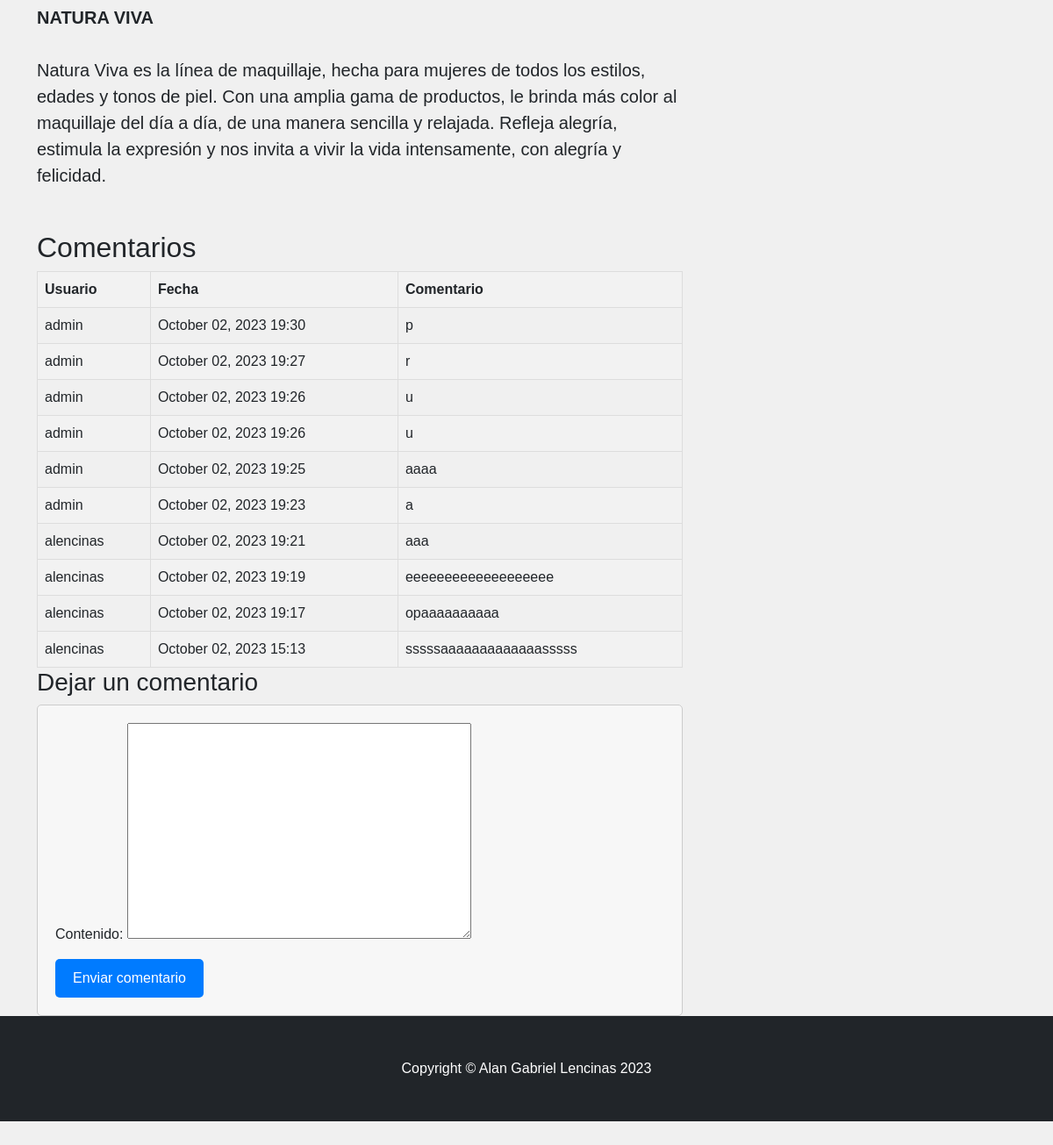
Page /AppCoder/blog (lower part) on the earlier database version.
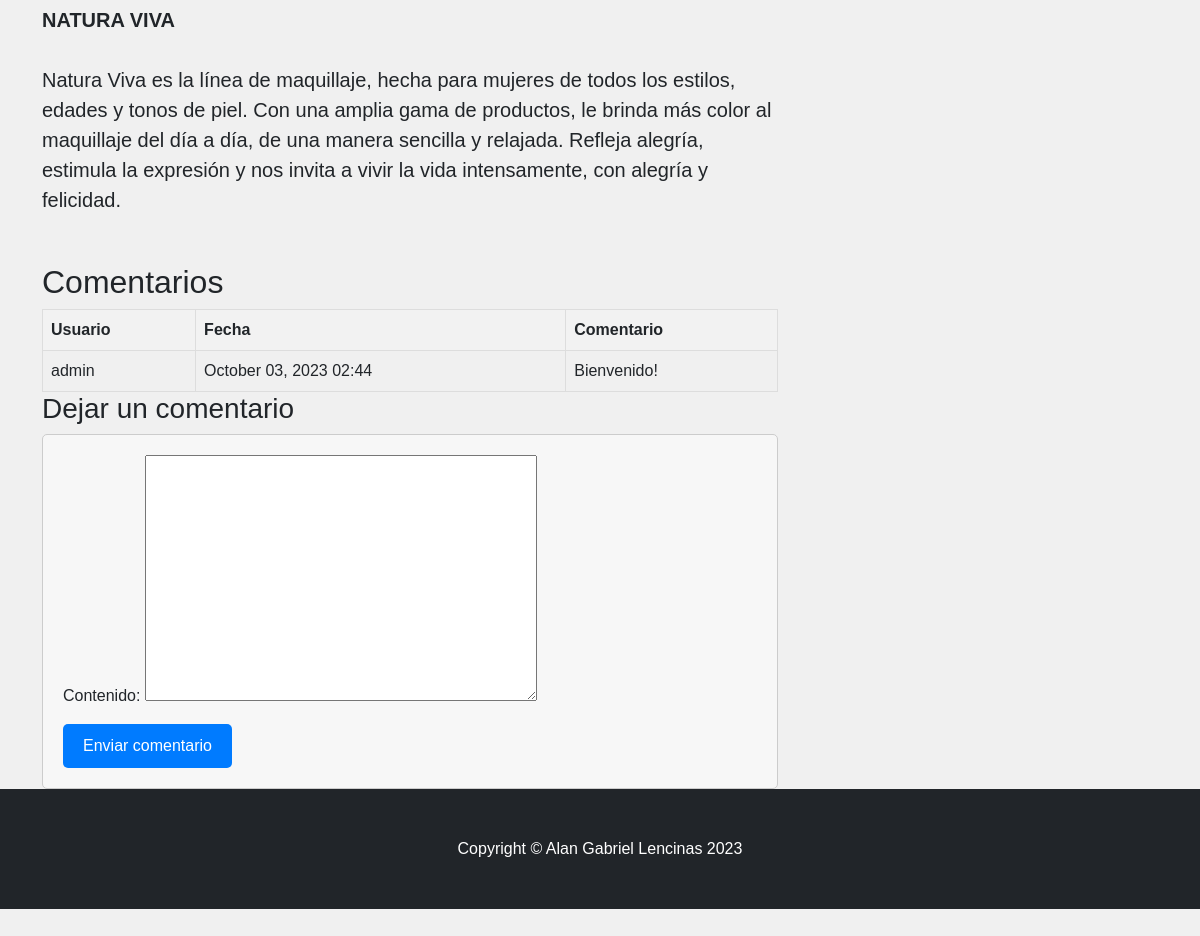
Same page on the later database version.
### MiBlog/models.py (models this page shows, shortened)
class Mensaje(models.Model):
    autor = models.ForeignKey(User, on_delete=models.CASCADE)
    contenido = models.TextField()
    fecha_publicacion = models.DateTimeField(auto_now_add=True)

### MiBlog/views.py (the view)
# urls.py: path('blog', inicio1, name= 'blog' ),
def inicio1(request):
    mensaje_form=MensajeForm()
    return render(request, 'MiBlog/blog.html', {"avatar": obtenerAvatar(request), 'mensaje_form': mensaje_form, 'mensajes': Mensaje.objects.all().order_by('-fecha_publicacion')[:10]})

### MiBlog/forms.py
class MensajeForm(forms.ModelForm):
    class Meta:
        model = Mensaje
        fields = ['contenido']

### AppCoder/views.py (called while the page is built)
def obtenerAvatar(request):
    avatares=Avatar.objects.filter(user=request.user.id)
    if len(avatares)!=0 and avatares[0].imagen:
        return avatares[0].imagen.url
    else:
        return "/media/avatars/avatarpordefecto.png"

### MiBlog/templates/MiBlog/blog.html (shortened to what this page needs)
{% extends 'MiBlog/padre2.html' %}
{% load static %}
{% block contenido_que_cambia %}
<!DOCTYPE html>
<html lang="en">
    <head>
        {% load static %}
        <link href="css/styles.css" rel="stylesheet" />
        <link href="{% static 'MiBlog/css/styles.css' %}" rel="stylesheet" />
    </head>
    <body>
        <div class="container mt-5">
            <div class="row">
                <div class="col-lg-8">
                    <article>
                        <section class="mb-5">
                            <p class="fs-5 mb-4"><b>NATURA VIVA </b><br></br>Natura Viva es la línea de maquillaje, hecha para mujeres de todos los estilos, edades y tonos de piel. Con una amplia gama de productos, le brinda más color al maquillaje del día a día, de una manera sencilla y relajada. Refleja alegría, estimula la expresión y nos invita a vivir la vida intensamente, con alegría y felicidad.</p>
                        </section>
                    </article>
                    <h2>Comentarios</h2>
                    {% if mensajes %}
                    <div class="comments">
                        <table class="comment-table">
                            <thead>
                                <tr>
                                    <th>Usuario</th>
                                    <th>Fecha</th>
                                    <th>Comentario</th>
                                </tr>
                            </thead>
                            <tbody>
                                {% for comentario in mensajes %}
                                <tr>
                                    <td>{{ comentario.autor.username }}</td>
                                    <td>{{ comentario.fecha_publicacion|date:"F d, Y H:i" }}</td>
                                    <td>{{ comentario.contenido }}</td>
                                </tr>
                                {% empty %}
                                <tr>
                                    <td colspan="4">No hay comentarios todavía.</td>
                                </tr>
                                {% endfor %}
                            </tbody>
                        </table>
                    </div>
                    {% else %}
                    <p>No hay comentarios todavía.</p>
                    {% endif %}
                    <div class="leave-comment">
                        <h3>Dejar un comentario</h3>
                        <form method="post" action="{% url 'dejar_mensaje' %}" class="comment-form">
                            {{ mensaje_form.as_p }}
                            <input type="submit" value="Enviar comentario" />
                        </form>
                    </div>
                </div>
            </div>
        </div>
        <footer class="py-5 bg-dark">
            <div class="container"><p class="m-0 text-center text-white">Copyright &copy; Alan Gabriel Lencinas 2023</p></div>
        </footer>
    </body>
</html>
{% endblock %}

Differences in the rows shown:
removed Mensaje: autor.username "admin", fecha_publicacion "October 02, 2023 19:30", contenido "p"
removed Mensaje: autor.username "admin", fecha_publicacion "October 02, 2023 19:27", contenido "r"
removed Mensaje: autor.username "admin", fecha_publicacion "October 02, 2023 19:26", contenido "u"
removed Mensaje: autor.username "admin", fecha_publicacion "October 02, 2023 19:26", contenido "u"
removed Mensaje: autor.username "admin", fecha_publicacion "October 02, 2023 19:25", contenido "aaaa"
removed Mensaje: autor.username "admin", fecha_publicacion "October 02, 2023 19:23", contenido "a"
removed Mensaje: autor.username "alencinas", fecha_publicacion "October 02, 2023 19:21", contenido "aaa"
removed Mensaje: autor.username "alencinas", fecha_publicacion "October 02, 2023 19:19", contenido "eeeeeeeeeeeeeeeeeee"
removed Mensaje: autor.username "alencinas", fecha_publicacion "October 02, 2023 19:17", contenido "opaaaaaaaaaa"
removed Mensaje: autor.username "alencinas", fecha_publicacion "October 02, 2023 15:13", contenido "sssssaaaaaaaaaaaaasssss"
added Mensaje: autor.username "admin", fecha_publicacion "October 03, 2023 02:44", contenido "Bienvenido!"
